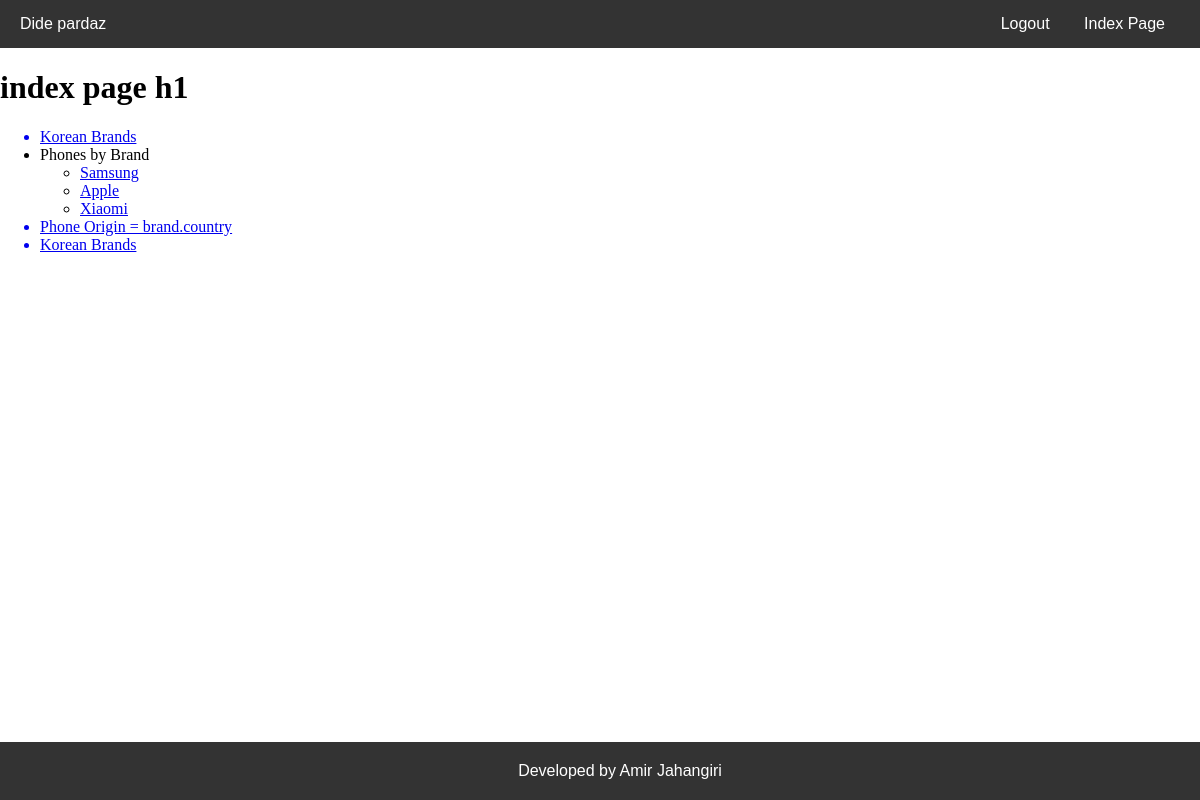
The app's page / (signed in) with its own data.
### phone/models.py (models this page shows, shortened)
class Brand(models.Model):
    title = models.CharField(max_length=100, db_index=True)
    country = models.ForeignKey('Country', on_delete=models.CASCADE, verbose_name='Country')
    created_at = models.DateTimeField(auto_now_add=True, verbose_name='Created at', null=True, blank=True)
    updated_at = models.DateTimeField(auto_now=True, verbose_name='Updated at', null=True, blank=True)
    is_active = models.BooleanField(default=True, verbose_name='is Active')

### phone/views.py (the view)
# urls.py: path('', views.indexView.as_view(), name='index-page'),
class indexView(LoginRequiredMixin, View):
    def get(self, request):
        brands = Brand.objects.all()
        return render(request, 'phone/index.html', {'brands': brands})

### phone/templates/phone/index.html (shortened to what this page needs)
{% extends 'base.html' %}
{% block content %}
    <h1>index page h1</h1>
    <ul>
        <a href="{% url 'phone:report-korean-brands' %}">
            <li>Korean Brands</li>
        </a>
        <li>Phones by Brand
            <ul>
                {% for brand in brands %}
                    <li><a href="{% url 'phone:report-brand-phones' brand.title %}">{{ brand.title }}</a></li>
                {% endfor %}
            </ul>
        </li>
        <a href="{% url 'phone:report-origin-brand-country' %}">
            <li>Phone Origin = brand.country</li>
        </a>
        <a href="#">
            <li>Korean Brands</li>
        </a>
    </ul>
{% endblock %}

### templates/includes/references.html (style rules this page uses)
body { margin: 0; }

### records on screen
Brand: title "Samsung"
Brand: title "Apple"
Brand: title "Xiaomi"
